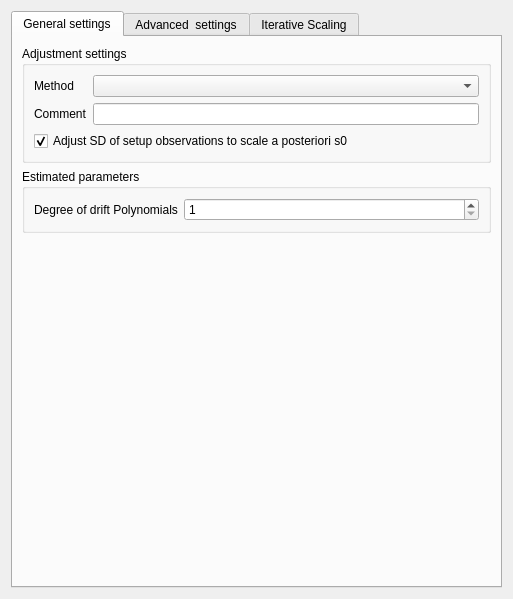
<?xml version="1.0" encoding="UTF-8"?>
<ui version="4.0">
 <class>Dialog_estimation_settings</class>
 <widget class="QDialog" name="Dialog_estimation_settings">
  <property name="geometry">
   <rect>
    <x>0</x>
    <y>0</y>
    <width>513</width>
    <height>599</height>
   </rect>
  </property>
  <property name="windowTitle">
   <string>Estimation settings</string>
  </property>
  <layout class="QVBoxLayout" name="verticalLayout_3">
   <item>
    <widget class="QTabWidget" name="tabWidget_estimation_settings">
     <property name="currentIndex">
      <number>0</number>
     </property>
     <widget class="QWidget" name="tab_general_settings">
      <attribute name="title">
       <string>General settings</string>
      </attribute>
      <layout class="QVBoxLayout" name="verticalLayout_8">
       <item>
        <widget class="QGroupBox" name="groupBox_adjustment_settings">
         <property name="title">
          <string>Adjustment settings</string>
         </property>
         <layout class="QVBoxLayout" name="verticalLayout">
          <item>
           <layout class="QFormLayout" name="formLayout">
            <item row="0" column="0">
             <widget class="QLabel" name="label">
              <property name="toolTip">
               <string>Adjustment method.</string>
              </property>
              <property name="text">
               <string>Method</string>
              </property>
             </widget>
            </item>
            <item row="0" column="1">
             <widget class="QComboBox" name="comboBox_adjustment_method">
              <property name="toolTip">
               <string>Adjustment method.</string>
              </property>
             </widget>
            </item>
            <item row="1" column="0">
             <widget class="QLabel" name="label_5">
              <property name="toolTip">
               <string>Optional comment on the LSM run.</string>
              </property>
              <property name="text">
               <string>Comment</string>
              </property>
             </widget>
            </item>
            <item row="1" column="1">
             <widget class="QLineEdit" name="lineEdit_comment">
              <property name="toolTip">
               <string>Optional comment on the LSM run.</string>
              </property>
             </widget>
            </item>
           </layout>
          </item>
          <item>
           <widget class="QCheckBox" name="checkBox_iterative_s0_scaling">
            <property name="text">
             <string>Adjust SD of setup observations to scale a posteriori s0</string>
            </property>
            <property name="checked">
             <bool>true</bool>
            </property>
           </widget>
          </item>
         </layout>
        </widget>
       </item>
       <item>
        <widget class="QGroupBox" name="groupBox_parameters">
         <property name="title">
          <string>Estimated parameters</string>
         </property>
         <layout class="QVBoxLayout" name="verticalLayout_2">
          <item>
           <layout class="QFormLayout" name="formLayout_2">
            <item row="0" column="0">
             <widget class="QLabel" name="label_4">
              <property name="toolTip">
               <string>Degree of the drift polynomial estimated for each survey.</string>
              </property>
              <property name="text">
               <string>Degree of drift Polynomials</string>
              </property>
             </widget>
            </item>
            <item row="0" column="1">
             <widget class="QSpinBox" name="spinBox_degree_drift_polynomial">
              <property name="toolTip">
               <string>Degree of the drift polynomial estimated for each survey.</string>
              </property>
              <property name="minimum">
               <number>1</number>
              </property>
              <property name="maximum">
               <number>3</number>
              </property>
              <property name="value">
               <number>1</number>
              </property>
             </widget>
            </item>
           </layout>
          </item>
         </layout>
        </widget>
       </item>
       <item>
        <spacer name="verticalSpacer">
         <property name="orientation">
          <enum>Qt::Vertical</enum>
         </property>
         <property name="sizeHint" stdset="0">
          <size>
           <width>20</width>
           <height>40</height>
          </size>
         </property>
        </spacer>
       </item>
      </layout>
     </widget>
     <widget class="QWidget" name="tab_advanced_settings">
      <attribute name="title">
       <string>Advanced  settings</string>
      </attribute>
      <layout class="QVBoxLayout" name="verticalLayout_9">
       <item>
        <widget class="QGroupBox" name="groupBox_constraints">
         <property name="title">
          <string>Datum constraints and weighting</string>
         </property>
         <layout class="QVBoxLayout" name="verticalLayout_4">
          <item>
           <layout class="QFormLayout" name="formLayout_3">
            <item row="0" column="0">
             <widget class="QLabel" name="label_3">
              <property name="toolTip">
               <string>Weight factor for datum constraints: The standard deviation of g at datum stations is divided by this factr in order to adjust the weights of the pseudo observations introduced as datum constraints.</string>
              </property>
              <property name="text">
               <string>Weight factor for datum</string>
              </property>
             </widget>
            </item>
            <item row="0" column="1">
             <widget class="QDoubleSpinBox" name="doubleSpinBox_weight_factor_datum">
              <property name="toolTip">
               <string>Weight factor for datum constraints: The standard deviation of g at datum stations is divided by this factr in order to adjust the weights of the pseudo observations introduced as datum constraints.</string>
              </property>
              <property name="decimals">
               <number>1</number>
              </property>
              <property name="maximum">
               <double>1000000.000000000000000</double>
              </property>
              <property name="value">
               <double>1.000000000000000</double>
              </property>
             </widget>
            </item>
            <item row="1" column="1">
             <widget class="QDoubleSpinBox" name="doubleSpinBox_sig0">
              <property name="toolTip">
               <string>A priori standard deviation of the unit weight. The covariance matrix of observations including constraints (Sig_ll) will be divided by sig0²!</string>
              </property>
              <property name="maximum">
               <double>1000000.000000000000000</double>
              </property>
              <property name="value">
               <double>1.000000000000000</double>
              </property>
             </widget>
            </item>
            <item row="1" column="0">
             <widget class="QLabel" name="label_sig0">
              <property name="toolTip">
               <string>A priori standard deviation of the unit weight. The covariance matrix of observations including constraints (Sig_ll) will be divided by sig0²!</string>
              </property>
              <property name="text">
               <string>A priori Sig0 [µGal]</string>
              </property>
             </widget>
            </item>
           </layout>
          </item>
         </layout>
        </widget>
       </item>
       <item>
        <widget class="QGroupBox" name="groupBox_observations">
         <property name="title">
          <string>Manipulation of a priori SD of setup observations</string>
         </property>
         <layout class="QVBoxLayout" name="verticalLayout_7">
          <item>
           <layout class="QFormLayout" name="formLayout_6">
            <item row="0" column="0">
             <widget class="QLabel" name="label_2">
              <property name="toolTip">
               <string>The defined additive constant is added to the standard deviation (SD) of setup observations in order to scale the SD and the resulting weights to realistic values. The multiplicative scaling factor is applied first!</string>
              </property>
              <property name="text">
               <string>Additive const. to SD [µGal]</string>
              </property>
             </widget>
            </item>
            <item row="0" column="1">
             <widget class="QDoubleSpinBox" name="doubleSpinBox_add_const_sd">
              <property name="toolTip">
               <string>The defined additive constant is added to the standard deviation (SD) of setup observations in order to scale the SD and the resulting weights to realistic values. The multiplicative scaling factor is applied first!</string>
              </property>
              <property name="decimals">
               <number>1</number>
              </property>
              <property name="minimum">
               <double>-100.000000000000000</double>
              </property>
             </widget>
            </item>
            <item row="1" column="0">
             <widget class="QLabel" name="label_8">
              <property name="toolTip">
               <string>Multiplicative factor for scaling the standard deviation (SD) of setup observations.</string>
              </property>
              <property name="text">
               <string>Multiplicative factor for SD</string>
              </property>
             </widget>
            </item>
            <item row="1" column="1">
             <widget class="QDoubleSpinBox" name="doubleSpinBox_mult_factor_sd">
              <property name="toolTip">
               <string>Multiplicative factor for scaling the standard deviation (SD) of setup observations.</string>
              </property>
              <property name="decimals">
               <number>1</number>
              </property>
              <property name="value">
               <double>1.000000000000000</double>
              </property>
             </widget>
            </item>
           </layout>
          </item>
         </layout>
        </widget>
       </item>
       <item>
        <widget class="QGroupBox" name="groupBox_statistical_tests">
         <property name="title">
          <string>Statistical tests</string>
         </property>
         <layout class="QVBoxLayout" name="verticalLayout_6">
          <item>
           <layout class="QFormLayout" name="formLayout_5">
            <item row="0" column="0">
             <widget class="QLabel" name="label_6">
              <property name="toolTip">
               <string>Confidence level for the goodness-of-fit test (Chi²).</string>
              </property>
              <property name="text">
               <string>Confidence level Chi²-test</string>
              </property>
             </widget>
            </item>
            <item row="0" column="1">
             <widget class="QDoubleSpinBox" name="doubleSpinBox_conf_level_chi">
              <property name="maximumSize">
               <size>
                <width>16777215</width>
                <height>16777215</height>
               </size>
              </property>
              <property name="toolTip">
               <string>Confidence level for the goodness-of-fit test (Chi²).</string>
              </property>
              <property name="maximum">
               <double>1.000000000000000</double>
              </property>
              <property name="singleStep">
               <double>0.010000000000000</double>
              </property>
              <property name="value">
               <double>0.950000000000000</double>
              </property>
             </widget>
            </item>
            <item row="1" column="0">
             <widget class="QLabel" name="label_7">
              <property name="toolTip">
               <string>Confidence level for the outlier detection test (tau-test).</string>
              </property>
              <property name="text">
               <string>Confidence level tau-test</string>
              </property>
             </widget>
            </item>
            <item row="1" column="1">
             <widget class="QDoubleSpinBox" name="doubleSpinBox_conf_level_tau">
              <property name="maximumSize">
               <size>
                <width>16777215</width>
                <height>16777215</height>
               </size>
              </property>
              <property name="toolTip">
               <string>Confidence level for the outlier detection test (tau-test).</string>
              </property>
              <property name="maximum">
               <double>1.000000000000000</double>
              </property>
              <property name="singleStep">
               <double>0.010000000000000</double>
              </property>
              <property name="value">
               <double>0.950000000000000</double>
              </property>
             </widget>
            </item>
           </layout>
          </item>
         </layout>
        </widget>
       </item>
       <item>
        <widget class="QGroupBox" name="groupBox_drift_polynomial">
         <property name="title">
          <string>Drift Polynomial</string>
         </property>
         <layout class="QVBoxLayout" name="verticalLayout_14">
          <item>
           <layout class="QFormLayout" name="formLayout_9">
            <item row="0" column="0">
             <widget class="QLabel" name="label_10">
              <property name="toolTip">
               <string>The refernce epoch for the estimated drift polynomials (one per survey) is either the epoch of the first observation on the campaign (same reference epoch for all surveys) or of the first observat in each survey of the campaign (different for each survey).</string>
              </property>
              <property name="text">
               <string>Reference epoch t0</string>
              </property>
             </widget>
            </item>
            <item row="0" column="1">
             <layout class="QVBoxLayout" name="verticalLayout_13">
              <item>
               <widget class="QRadioButton" name="radioButton_drift_ref_epoch_first_ob_campaign">
                <property name="toolTip">
                 <string>The epoch of the first observation in campaign is the reference epoch for the estimate drift polynomials for ALL surveys in the campaign. </string>
                </property>
                <property name="text">
                 <string>First observation in campaign</string>
                </property>
                <attribute name="buttonGroup">
                 <string notr="true">buttonGroup</string>
                </attribute>
               </widget>
              </item>
              <item>
               <widget class="QRadioButton" name="radioButton_drift_ref_epoch_first_obs_survey">
                <property name="toolTip">
                 <string>The epoch of the first observation in each survey is used as reference epoch for the estimated drift polynomial (different for each survey in the campaign).</string>
                </property>
                <property name="text">
                 <string>First observation of survey</string>
                </property>
                <property name="checked">
                 <bool>true</bool>
                </property>
                <attribute name="buttonGroup">
                 <string notr="true">buttonGroup</string>
                </attribute>
               </widget>
              </item>
             </layout>
            </item>
           </layout>
          </item>
          <item>
           <widget class="QCheckBox" name="checkBox_drif_ref_epoch_active_obs_only">
            <property name="toolTip">
             <string>Consider only active observations in the determination of the drift polynomial reference epoch(s).</string>
            </property>
            <property name="text">
             <string>Consider only active observations for the reference epoch</string>
            </property>
            <property name="checked">
             <bool>true</bool>
            </property>
           </widget>
          </item>
         </layout>
        </widget>
       </item>
       <item>
        <spacer name="verticalSpacer_2">
         <property name="orientation">
          <enum>Qt::Vertical</enum>
         </property>
         <property name="sizeHint" stdset="0">
          <size>
           <width>20</width>
           <height>40</height>
          </size>
         </property>
        </spacer>
       </item>
      </layout>
     </widget>
     <widget class="QWidget" name="tab_iterativ_scaling">
      <attribute name="title">
       <string>Iterative Scaling</string>
      </attribute>
      <layout class="QVBoxLayout" name="verticalLayout_10">
       <item>
        <widget class="QGroupBox" name="groupBox_iterative_scaling">
         <property name="title">
          <string>Iterative scaling of SD of setup observations</string>
         </property>
         <layout class="QVBoxLayout" name="verticalLayout_5">
          <item>
           <layout class="QFormLayout" name="formLayout_4">
            <item row="0" column="0">
             <widget class="QLabel" name="label_9">
              <property name="toolTip">
               <string>Iteration approach.</string>
              </property>
              <property name="text">
               <string>Iteration approach</string>
              </property>
             </widget>
            </item>
            <item row="0" column="1">
             <widget class="QComboBox" name="comboBox_iteration_approach">
              <property name="toolTip">
               <string>Iteration approach.</string>
              </property>
             </widget>
            </item>
            <item row="1" column="0">
             <widget class="QLabel" name="label_target_s02">
              <property name="toolTip">
               <string>Target variance of unit weight for the iteration.</string>
              </property>
              <property name="text">
               <string>Target s0² [ µGal²]</string>
              </property>
             </widget>
            </item>
            <item row="1" column="1">
             <widget class="QDoubleSpinBox" name="doubleSpinBox_target_s02">
              <property name="toolTip">
               <string>Target variance of unit weight for the iteration.</string>
              </property>
              <property name="value">
               <double>1.000000000000000</double>
              </property>
             </widget>
            </item>
            <item row="2" column="0">
             <widget class="QLabel" name="label_delta_target_s02">
              <property name="toolTip">
               <string>Permitted deviation of the target variance of unit weight.</string>
              </property>
              <property name="text">
               <string>Delta target s0² [ µGal²]</string>
              </property>
             </widget>
            </item>
            <item row="2" column="1">
             <widget class="QDoubleSpinBox" name="doubleSpinBox_delta_target_s02">
              <property name="toolTip">
               <string>Permitted deviation of the target variance of unit weight.</string>
              </property>
              <property name="maximum">
               <double>10.000000000000000</double>
              </property>
              <property name="singleStep">
               <double>0.100000000000000</double>
              </property>
              <property name="value">
               <double>0.100000000000000</double>
              </property>
             </widget>
            </item>
            <item row="3" column="0">
             <widget class="QLabel" name="label_max_number_of_iterations">
              <property name="toolTip">
               <string>Maximum number of iterations.</string>
              </property>
              <property name="text">
               <string>Max. number of iterations</string>
              </property>
             </widget>
            </item>
            <item row="3" column="1">
             <widget class="QSpinBox" name="spinBox_max_number_of_iterations">
              <property name="toolTip">
               <string>Maximum number of iterations.</string>
              </property>
              <property name="minimum">
               <number>1</number>
              </property>
              <property name="maximum">
               <number>100</number>
              </property>
              <property name="value">
               <number>10</number>
              </property>
             </widget>
            </item>
           </layout>
          </item>
          <item>
           <widget class="QGroupBox" name="groupBox_iterative_scaling_multiplicative">
            <property name="toolTip">
             <string>Settings for the multiplicative iteration approach.</string>
            </property>
            <property name="title">
             <string>Multiplicative approach</string>
            </property>
            <layout class="QVBoxLayout" name="verticalLayout_12">
             <item>
              <layout class="QFormLayout" name="formLayout_8">
               <item row="0" column="0">
                <widget class="QLabel" name="label_initial_step_size_percent">
                 <property name="toolTip">
                  <string>Intial step size [%] for the iterative scaling of the SD of all setup observations when applying the multiplicative iteration approach.</string>
                 </property>
                 <property name="text">
                  <string>Initial iteration step size [%]</string>
                 </property>
                </widget>
               </item>
               <item row="0" column="1">
                <widget class="QDoubleSpinBox" name="doubleSpinBox_initial_step_size_percent">
                 <property name="toolTip">
                  <string>Intial step size [%] for the iterative scaling of the SD of all setup observations when applying the multiplicative iteration approach.</string>
                 </property>
                 <property name="decimals">
                  <number>1</number>
                 </property>
                 <property name="minimum">
                  <double>0.000000000000000</double>
                 </property>
                 <property name="value">
                  <double>20.000000000000000</double>
                 </property>
                </widget>
               </item>
               <item row="1" column="1">
                <widget class="QDoubleSpinBox" name="doubleSpinBox_max_multiplicative_factor_to_sd_percent">
                 <property name="toolTip">
                  <string>Maximum multiplicative factor when scaling the SD of all setup observations wehen using the multiplicative iteration approach.</string>
                 </property>
                 <property name="decimals">
                  <number>1</number>
                 </property>
                 <property name="minimum">
                  <double>100.000000000000000</double>
                 </property>
                 <property name="maximum">
                  <double>900.000000000000000</double>
                 </property>
                 <property name="value">
                  <double>200.000000000000000</double>
                 </property>
                </widget>
               </item>
               <item row="1" column="0">
                <widget class="QLabel" name="label_max_multiplicative_factor_to_sd_percent">
                 <property name="toolTip">
                  <string>Maximum multiplicative factor when scaling the SD of all setup observations wehen using the multiplicative iteration approach.</string>
                 </property>
                 <property name="text">
                  <string>Max. multiplicative factor to SD [%]</string>
                 </property>
                </widget>
               </item>
              </layout>
             </item>
            </layout>
           </widget>
          </item>
          <item>
           <widget class="QGroupBox" name="groupBox_iterative_scaling_additive">
            <property name="toolTip">
             <string>Settings for the additive iteration approach.</string>
            </property>
            <property name="title">
             <string>Additive approach</string>
            </property>
            <layout class="QVBoxLayout" name="verticalLayout_11">
             <item>
              <layout class="QFormLayout" name="formLayout_7">
               <item row="0" column="0">
                <widget class="QLabel" name="label_initial_setp_size">
                 <property name="toolTip">
                  <string>The initial iteration setp size defines how much the SD of all setup observationa is changed initially. Within the iteration process this step size may become smaller in order to reach the s0² target.</string>
                 </property>
                 <property name="text">
                  <string>Initial iteration step size [µGal]</string>
                 </property>
                </widget>
               </item>
               <item row="0" column="1">
                <widget class="QDoubleSpinBox" name="doubleSpinBox_initial_step_size">
                 <property name="toolTip">
                  <string>The initial iteration setp size defines how much the SD of all setup observationa is changed initially. Within the iteration process this step size may become smaller in order to reach the s0² target.</string>
                 </property>
                 <property name="minimum">
                  <double>0.000000000000000</double>
                 </property>
                 <property name="maximum">
                  <double>100.000000000000000</double>
                 </property>
                 <property name="value">
                  <double>5.000000000000000</double>
                 </property>
                </widget>
               </item>
               <item row="1" column="1">
                <widget class="QDoubleSpinBox" name="doubleSpinBox_max_additive_const_to_sd">
                 <property name="toolTip">
                  <string>Definines the maximim permitted additive constant to the standard deviations of the setup observations at the end of the iteration process.</string>
                 </property>
                 <property name="maximum">
                  <double>900.000000000000000</double>
                 </property>
                 <property name="value">
                  <double>20.000000000000000</double>
                 </property>
                </widget>
               </item>
               <item row="1" column="0">
                <widget class="QLabel" name="label_max_additive_const_to_sd">
                 <property name="toolTip">
                  <string>Definines the maximim permitted additive constant to the standard deviations of the setup observations at the end of the iteration process.</string>
                 </property>
                 <property name="text">
                  <string>Max. additive const. to SD [µGal]</string>
                 </property>
                </widget>
               </item>
              </layout>
             </item>
            </layout>
           </widget>
          </item>
         </layout>
        </widget>
       </item>
       <item>
        <spacer name="verticalSpacer_3">
         <property name="orientation">
          <enum>Qt::Vertical</enum>
         </property>
         <property name="sizeHint" stdset="0">
          <size>
           <width>20</width>
           <height>40</height>
          </size>
         </property>
        </spacer>
       </item>
      </layout>
     </widget>
    </widget>
   </item>
  </layout>
 </widget>
 <resources/>
 <connections/>
 <buttongroups>
  <buttongroup name="buttonGroup"/>
 </buttongroups>
</ui>
